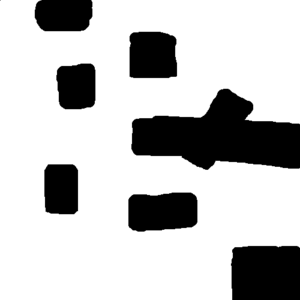
#> input picture multirobot_mapping/scripts/map.png, 300 x 300 px
$ python compare.py map.png   (Python 2 division)
#> lines starting #> are read from the running program, lines starting #| are printed output that depends on the picture; after the words box and inside, x2 and y2 are one past the last pixel; in counts of white or black regions, pixels touching at a corner belong together
import sys
from PIL import Image
import matplotlib.pyplot as plt
import matplotlib.image as mp1mg
import numpy as np

# file 1 is the original, 2 is the constructed map.
file2 = sys.argv[1]

map1 = Image.open('map.png', "r")
#> map1 is the input picture: PIL image 300x300 L; min 0, max 255, mean 194.7
map2 = Image.open(file2, "r")

print "Comparing: ", map1.filename, " ", map2.filename
#| Comparing:  map.png   map.png


pix1 = map1.load()
pix2 = map2.load()

map1copy = map1.copy()
map2copy = map2.copy()

p1 = map1copy.load()
p2 = map2copy.load()

for i in range(300):
  for j in range(300):

    if(pix1[i,j] == 205 or pix1[i,j] != 255): #white
      p1[i,j] = 0 # black
    else:
      p1[i,j] = 255 # white

    if(pix2[i,j] == 205 or pix2[i,j] == 0): #white
      p2[i,j] = 0 # black
    else:
      p2[i,j] = 255 # white

alike = 0
total = 0
for i in range(300):
  for j in range(300):
    if(p1[i,j] == p2[i,j]):
      alike = alike+1

    total = total+1
print "alike ", alike
print "total ", total
print float(alike/float(total))

map1copy.save("output1.png")
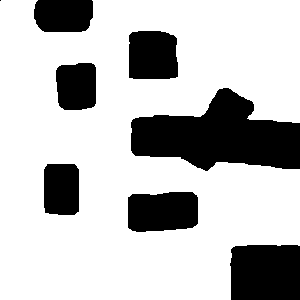
#> saved as output1.png: PIL image 300x300 L; 75.2% white; 8 black regions (1 under 20 px), largest, box (x1, y1, x2, y2) and area: (131, 88, 300, 171) 8584, (230, 245, 300, 300) 3764, (128, 192, 198, 232) 2547
map2copy.save("output2.png")
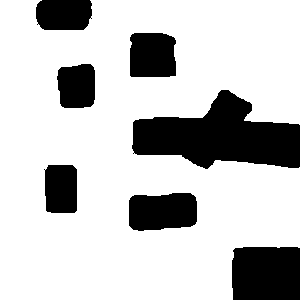
#> saved as output2.png: PIL image 300x300 L; 77.6% white; 7 black regions, largest, box (x1, y1, x2, y2) and area: (132, 90, 300, 169) 7867, (232, 247, 300, 300) 3555, (129, 193, 197, 231) 2284
